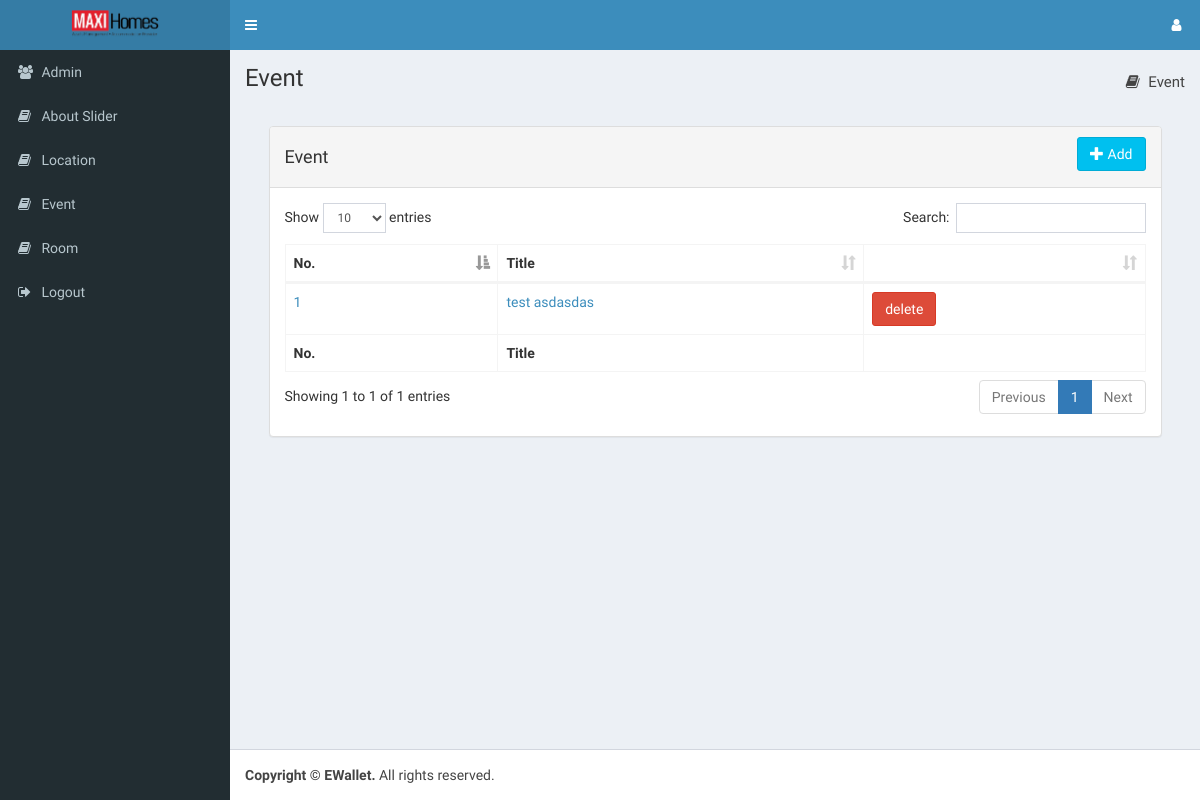
Before: /index.php/event/all with the older database file.
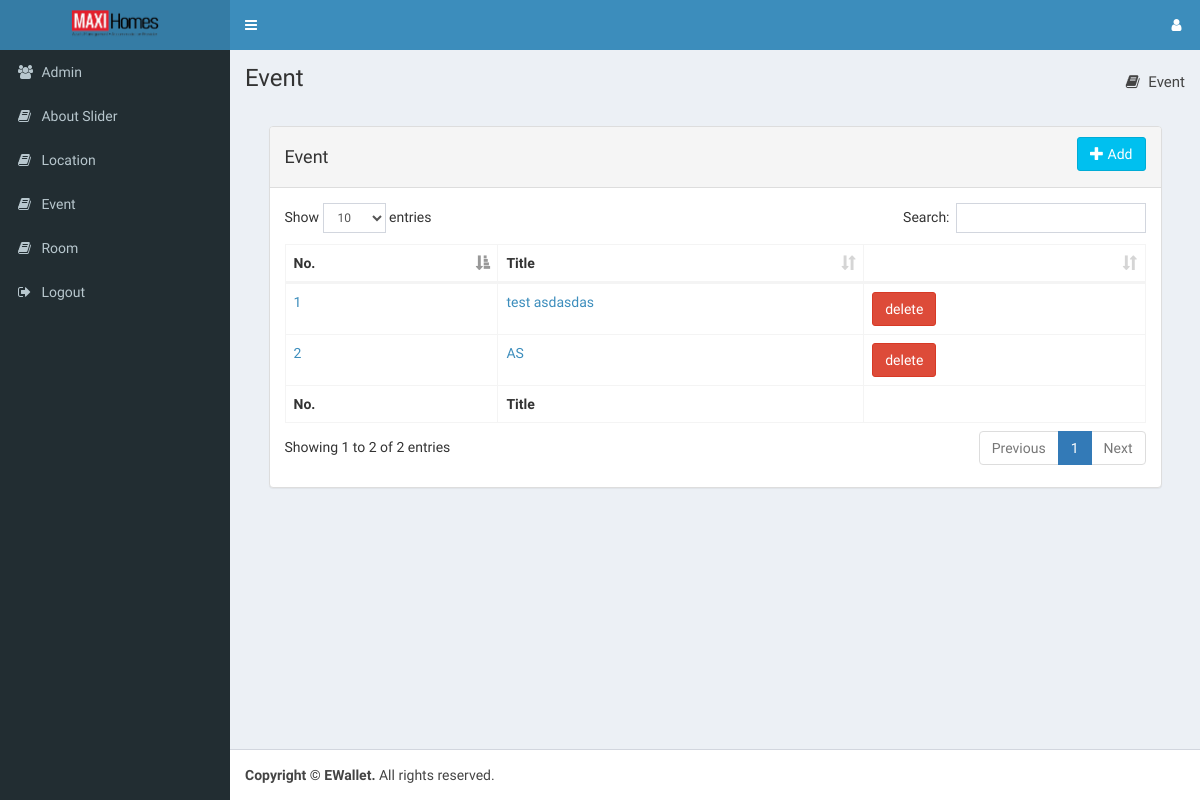
After: the same page with the newer database file.
### tables this page shows
CREATE TABLE `event` (
  `event_id` int(128) NOT NULL,
  `title` varchar(128) NOT NULL,
  `description` longtext NOT NULL,
  `thumbnail` varchar(256) NOT NULL
);

### application/controllers/Event.php (called while the page is built, shortened)
<?php
class Event extends CI_Controller {
    function __construct() {
        $this->load->model("Access_model");
        $this->load->model("Event_model");
    }
    function all() {
            $this->page_data['event'] = $this->Event_model->get_all();
            $this->load->view("admin/header", $this->page_data);
            $this->load->view("admin/event/all");
            $this->load->view("admin/footer");
    }
}

### index.php (called while the page is built, shortened)
<?php
require_once BASEPATH.'core/CodeIgniter.php';

### application/models/Event_model.php (called while the page is built, shortened)
<?php
class Event_model extends CI_Model{
    function get_all(){
        $this->db->select('*');
        $this->db->from('event');
        $query = $this->db->get();
        return $query->result_array();
    }
}

### application/views/admin/event/all.php (the view)
<section class="content-header">
    <h1>
        Event
    </h1>
    <ol class="breadcrumb">
        <li><a href="<?= base_url() ?>Event/all"><i class="fa fa-book"></i> Event</a></li>
    </ol>
</section>
<br>
<section class="content">
    <div class="mediumBox">
        <div class='panel panel-default'>
            <div class='panel-heading'>
                <h4 class="whiteTitle" style='display: inline-block;'> Event</h4>
                <a href='<?php echo site_url('event/add'); ?>' class='btn btn-info pull-right'>
                    <i class='glyphicon glyphicon-plus' ></i> Add</a>
            </div>
            <div class='panel-body'>
                <div id="refreshBox">
                    <table id="data-table" class="table table-bordered table-hover data-table">
                        <thead>
                            <tr>
                                <th>No.</th>
                                <th>Title</th>
                                <th></th>
                            </tr>
                        </thead>
                        <tbody>
                            <?php
                            $i = 1;
                            foreach ($event as $row) {
                                ?>
                                <tr>
                                    <td><a href="<?=base_url()?>Event/details/<?=$row["event_id"]?>"><?= $i ?></a></td>
                                    <td><a href="<?=base_url()?>Event/details/<?=$row["event_id"]?>"><?= $row["title"] ?></a></td>
                                    <td><a class="btn btn-danger" href="<?= base_url(); ?>Event/delete/<?= $row['event_id']; ?>">delete</a>
                            </td>
                                </tr>
                                <?php
                                $i++;
                            }
                            ?>
                        </tbody>
                        <tfoot>
                            <tr>
                                <th>No.</th>
                                <th>Title</th>
                                <th></th>
                            </tr>
                        </tfoot>
                    </table>
                </div>
            </div>
        </div>
    </div>
</section>

### application/views/admin/header.php (shortened to what this page needs)
<!DOCTYPE html>
<html>
    <head>
        <link rel="stylesheet" href="https://maxcdn.bootstrapcdn.com/bootstrap/3.3.7/css/bootstrap.min.css">
        <link rel="stylesheet" href="https://maxcdn.bootstrapcdn.com/font-awesome/4.7.0/css/font-awesome.min.css">
        <link rel="stylesheet" type="text/css" href="<?= base_url() ?>/css/skins/_all-skins.min.css">
        <link rel="stylesheet" type="text/css" href="<?= base_url() ?>/css/AdminLTE.min.css">
        <link rel="stylesheet" href="<?= base_url() ?>/js/plugins/datatables/dataTables.bootstrap.css">
        <link rel="stylesheet" type="text/css" href="<?php echo site_url(); ?>/css/admin_style.css">
        <link rel="stylesheet" type="text/css" href="<?php echo site_url(); ?>/css/admin.css">
        <link rel="stylesheet" type="text/css" href="<?php echo site_url(); ?>/css/bootstrapValidator.min.css">
        <link rel="stylesheet" type="text/css" href="<?php echo site_url(); ?>/css/jquery-ui.min.css">
        <link rel="stylesheet" type="text/css" href="<?php echo site_url(); ?>/css/jquery-ui.structure.min.css">
        <link rel="stylesheet" type="text/css" href="<?php echo site_url(); ?>/css/jquery-ui.theme.min.css">
        <link rel="stylesheet" href="//cdnjs.cloudflare.com/ajax/libs/timepicker/1.3.5/jquery.timepicker.min.css">
    </head>
    <body class="hold-transition skin-blue sidebar-mini">
        <div class="wrapper">
            <header class="main-header">
                <a class="logo">
                    <img style="height:80%" src="<?= site_url(); ?>images/logo.png" >
                </a>
                <nav class="navbar navbar-static-top">
                    <a href="#" class="sidebar-toggle" data-toggle="offcanvas" role="button">
                    </a>
                    <ul class="nav navbar-nav pull-right">
                        <li class="user user-menu">
                            <a href="#">
                                <span class="hidden-xs"><i class="fa fa-user">&nbsp;<?= $this->session->userdata('user')['username']; ?></i></span>
                            </a>
                        </li>
                    </ul>
                </nav>
            </header>
            <aside class="main-sidebar">
                <section class="sidebar">
                    <ul class="sidebar-menu">
                        <li><a href="<?= base_url() ?>admin/all"><i class="fa fa-users"></i> <span>Admin</span></a></li>
                        <li><a href="<?= base_url() ?>AboutSlider/all"><i class="fa fa-book"></i> <span>About Slider</span></a></li>
                        <li><a href="<?= base_url() ?>Location/all"><i class="fa fa-book"></i> <span>Location</span></a></li>
                        <li><a href="<?= base_url() ?>Event/all"><i class="fa fa-book"></i> <span>Event</span></a></li>
                        <li><a href="<?= base_url() ?>Room/all"><i class="fa fa-book"></i> <span>Room</span></a></li>
                        <li><a href="<?= base_url() ?>access/logout"><i class="fa fa-sign-out"></i> <span>Logout</span></a></li>
                    </ul>
                </section>
            </aside>
            <div class="content-wrapper">

### application/views/admin/footer.php (shortened to what this page needs)
</div>
<footer class="main-footer">
    <strong>Copyright &copy; EWallet.</strong> All rights
    reserved.
</footer>
</div>
</body>
</html>

### css/admin.css (style rules this page uses)
:root { --theme-color : #19898a; }
* { margin : 0; padding : 0; }
body,html { width : 100%; height : 100%; -webkit-overflow-scrolling: touch; }
a:link { text-decoration : none; }
.mediumBox { margin-left : 2.5%; margin-right : 2.5%; width : 95%; }
.logo { width : 100%; height : 100%; object-fit : cover; }
.content-header>.breadcrumb { font-size : 15px; }

Changed rows visible on the page:
added event: title "AS"
Other visible differences:
text written by a page script: "Show entries Search: Showing 1 to 1 of 1 entries Previous 1 Next" → "Show entries Search: Showing 1 to 2 of 2 entries Previous 1 Next"
